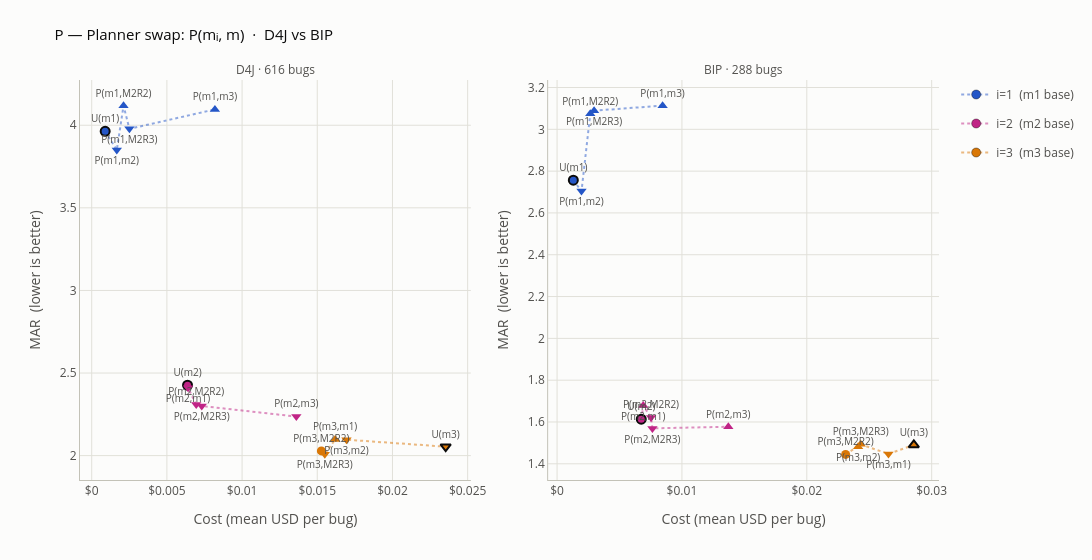
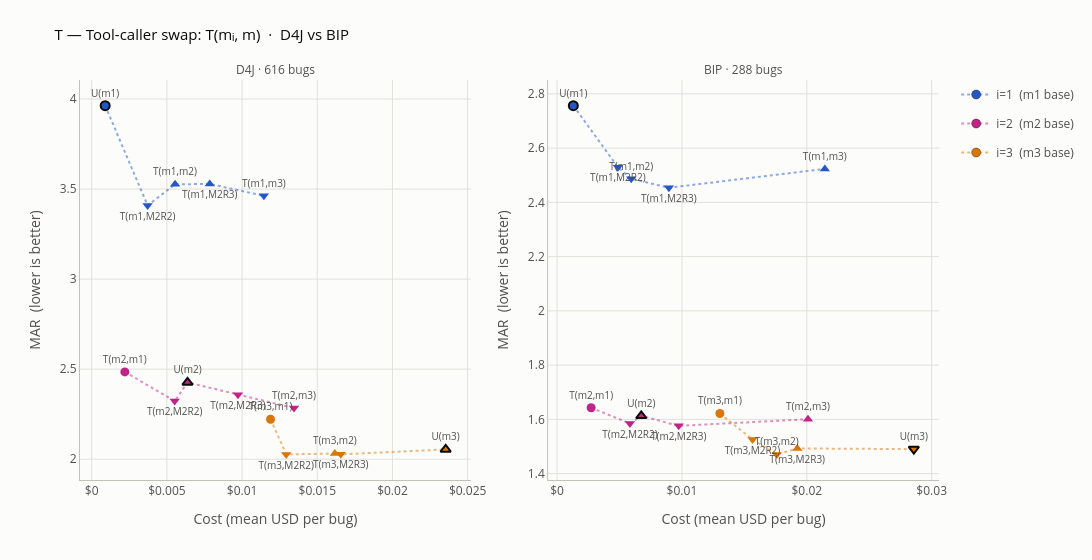
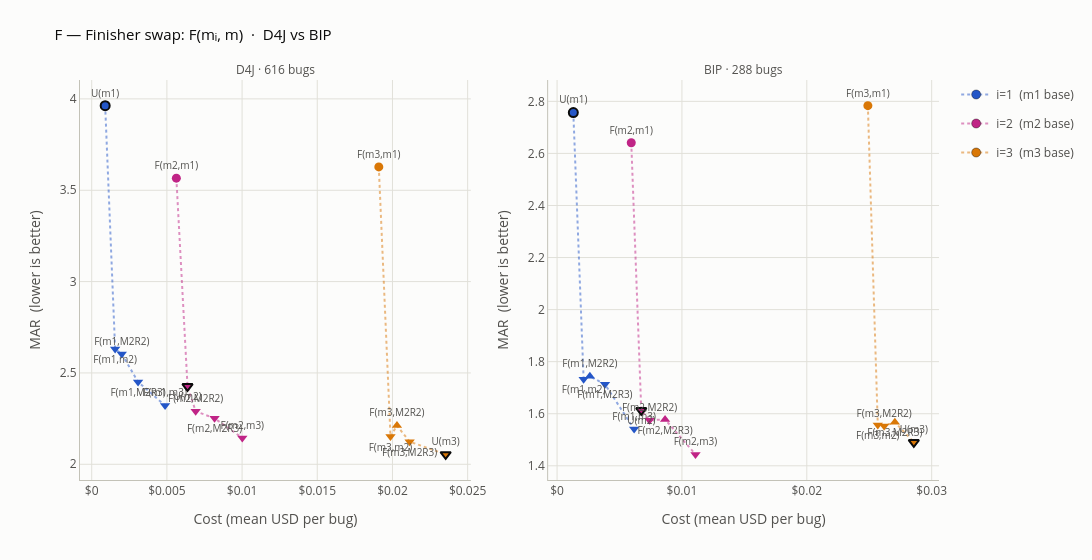

The code cell stored with these charts, in order, in its notebook:
### Markdown cell above
### Both benchmarks — per-phase view, side by side

The per-phase pairs from the side-by-side section, repeated here: one figure per swapped phase $X$, D4J left / BIP right, each series a background tier $i$.

### Code cell
for fig in side_by_side_per_phase():
    fig.show()

### Figure 1 — Plotly figure (JSON) as saved in the notebook; plotly's stock layout.template omitted (floating-point values rounded to 4 significant figures)
{"data": [{"customdata": [["M1R1-M1R1-M1R1", "U(m1)"], ["M2R1-M1R1-M1R1", "P(m1,m2)"], ["M2R2-M1R1-M1R1", "P(m1,M2R2)"], ["M2R3-M1R1-M1R1", "P(m1,M2R3)"], ["M3R1-M1R1-M1R1", "P(m1,m3)"]], "hovertemplate": "<b>%{customdata[1]}</b>  ·  %{customdata[0]}<br>MAR %{y:.3f}<br>Cost $%{x:.5f}/bug<extra>i=1  (m1 base)</extra>", "legendgroup": "i=1  (m1 base)", "line": {"color": "rgba(36,86,199,0.5)", "dash": "dot", "width": 2}, "marker": {"color": "#2456c7", "line": {"color": "#0b0b0b", "width": [2, 0, 0, 0, 0]}, "size": 9, "symbol": ["circle", "triangle-down", "triangle-up", "triangle-down", "triangle-up"]}, "mode": "lines+markers+text", "name": "i=1  (m1 base)", "showlegend": true, "text": ["U(m1)", "P(m1,m2)", "P(m1,M2R2)", "P(m1,M2R3)", "P(m1,m3)"], "textfont": {"color": "#52514e", "size": 10}, "textposition": ["top center", "bottom center", "top center", "bottom center", "top center"], "type": "scatter", "x": [0.0008955, 0.001669, 0.002117, 0.002506, 0.008193], "xaxis": "x", "y": [3.963, 3.85, 4.119, 3.978, 4.096], "yaxis": "y"}, {"customdata": [["M2R1-M2R1-M2R1", "U(m2)"], ["M1R1-M2R1-M2R1", "P(m2,m1)"], ["M2R2-M2R1-M2R1", "P(m2,M2R2)"], ["M2R3-M2R1-M2R1", "P(m2,M2R3)"], ["M3R1-M2R1-M2R1", "P(m2,m3)"]], "hovertemplate": "<b>%{customdata[1]}</b>  ·  %{customdata[0]}<br>MAR %{y:.3f}<br>Cost $%{x:.5f}/bug<extra>i=2  (m2 base)</extra>", "legendgroup": "i=2  (m2 base)", "line": {"color": "rgba(192,36,134,0.5)", "dash": "dot", "width": 2}, "marker": {"color": "#c02486", "line": {"color": "#0b0b0b", "width": [2, 0, 0, 0, 0]}, "size": 9, "symbol": ["circle", "triangle-down", "triangle-down", "triangle-down", "triangle-down"]}, "mode": "lines+markers+text", "name": "i=2  (m2 base)", "showlegend": true, "text": ["U(m2)", "P(m2,m1)", "P(m2,M2R2)", "P(m2,M2R3)", "P(m2,m3)"], "textfont": {"color": "#52514e", "size": 10}, "textposition": ["top center", "bottom center", "top center", "bottom center", "top center"], "type": "scatter", "x": [0.006372, 0.006408, 0.00695, 0.007318, 0.01361], "xaxis": "x", "y": [2.426, 2.41, 2.309, 2.3, 2.236], "yaxis": "y"}, {"customdata": [["M2R2-M3R1-M3R1", "P(m3,M2R2)"], ["M2R3-M3R1-M3R1", "P(m3,M2R3)"], ["M1R1-M3R1-M3R1", "P(m3,m1)"], ["M2R1-M3R1-M3R1", "P(m3,m2)"], ["M3R1-M3R1-M3R1", "U(m3)"]], "hovertemplate": "<b>%{customdata[1]}</b>  ·  %{customdata[0]}<br>MAR %{y:.3f}<br>Cost $%{x:.5f}/bug<extra>i=3  (m3 base)</extra>", "legendgroup": "i=3  (m3 base)", "line": {"color": "rgba(217,119,6,0.5)", "dash": "dot", "width": 2}, "marker": {"color": "#d97706", "line": {"color": "#0b0b0b", "width": [0, 0, 0, 0, 2]}, "size": 9, "symbol": ["circle", "triangle-down", "triangle-up", "triangle-down", "triangle-down"]}, "mode": "lines+markers+text", "name": "i=3  (m3 base)", "showlegend": true, "text": ["P(m3,M2R2)", "P(m3,M2R3)", "P(m3,m1)", "P(m3,m2)", "U(m3)"], "textfont": {"color": "#52514e", "size": 10}, "textposition": ["top center", "bottom center", "top center", "bottom center", "top center"], "type": "scatter", "x": [0.01527, 0.0155, 0.01619, 0.01694, 0.02354], "xaxis": "x", "y": [2.029, 2.008, 2.098, 2.096, 2.054], "yaxis": "y"}, {"customdata": [["M1R1-M1R1-M1R1", "U(m1)"], ["M2R1-M1R1-M1R1", "P(m1,m2)"], ["M2R2-M1R1-M1R1", "P(m1,M2R2)"], ["M2R3-M1R1-M1R1", "P(m1,M2R3)"], ["M3R1-M1R1-M1R1", "P(m1,m3)"]], "hovertemplate": "<b>%{customdata[1]}</b>  ·  %{customdata[0]}<br>MAR %{y:.3f}<br>Cost $%{x:.5f}/bug<extra>i=1  (m1 base)</extra>", "legendgroup": "i=1  (m1 base)", "line": {"color": "rgba(36,86,199,0.5)", "dash": "dot", "width": 2}, "marker": {"color": "#2456c7", "line": {"color": "#0b0b0b", "width": [2, 0, 0, 0, 0]}, "size": 9, "symbol": ["circle", "triangle-down", "triangle-up", "triangle-up", "triangle-up"]}, "mode": "lines+markers+text", "name": "i=1  (m1 base)", "showlegend": false, "text": ["U(m1)", "P(m1,m2)", "P(m1,M2R2)", "P(m1,M2R3)", "P(m1,m3)"], "textfont": {"color": "#52514e", "size": 10}, "textposition": ["top center", "bottom center", "top center", "bottom center", "top center"], "type": "scatter", "x": [0.001302, 0.001957, 0.002659, 0.002965, 0.008452], "xaxis": "x2", "y": [2.757, 2.704, 3.074, 3.089, 3.113], "yaxis": "y2"}, {"customdata": [["M2R1-M2R1-M2R1", "U(m2)"], ["M1R1-M2R1-M2R1", "P(m2,m1)"], ["M2R2-M2R1-M2R1", "P(m2,M2R2)"], ["M2R3-M2R1-M2R1", "P(m2,M2R3)"], ["M3R1-M2R1-M2R1", "P(m2,m3)"]], "hovertemplate": "<b>%{customdata[1]}</b>  ·  %{customdata[0]}<br>MAR %{y:.3f}<br>Cost $%{x:.5f}/bug<extra>i=2  (m2 base)</extra>", "legendgroup": "i=2  (m2 base)", "line": {"color": "rgba(192,36,134,0.5)", "dash": "dot", "width": 2}, "marker": {"color": "#c02486", "line": {"color": "#0b0b0b", "width": [2, 0, 0, 0, 0]}, "size": 9, "symbol": ["circle", "triangle-up", "triangle-down", "triangle-down", "triangle-up"]}, "mode": "lines+markers+text", "name": "i=2  (m2 base)", "showlegend": false, "text": ["U(m2)", "P(m2,m1)", "P(m2,M2R2)", "P(m2,M2R3)", "P(m2,m3)"], "textfont": {"color": "#52514e", "size": 10}, "textposition": ["top center", "bottom center", "top center", "bottom center", "top center"], "type": "scatter", "x": [0.006743, 0.006902, 0.007525, 0.007636, 0.01371], "xaxis": "x2", "y": [1.613, 1.679, 1.622, 1.569, 1.577], "yaxis": "y2"}, {"customdata": [["M2R2-M3R1-M3R1", "P(m3,M2R2)"], ["M2R1-M3R1-M3R1", "P(m3,m2)"], ["M2R3-M3R1-M3R1", "P(m3,M2R3)"], ["M1R1-M3R1-M3R1", "P(m3,m1)"], ["M3R1-M3R1-M3R1", "U(m3)"]], "hovertemplate": "<b>%{customdata[1]}</b>  ·  %{customdata[0]}<br>MAR %{y:.3f}<br>Cost $%{x:.5f}/bug<extra>i=3  (m3 base)</extra>", "legendgroup": "i=3  (m3 base)", "line": {"color": "rgba(217,119,6,0.5)", "dash": "dot", "width": 2}, "marker": {"color": "#d97706", "line": {"color": "#0b0b0b", "width": [0, 0, 0, 0, 2]}, "size": 9, "symbol": ["circle", "triangle-up", "triangle-up", "triangle-down", "triangle-up"]}, "mode": "lines+markers+text", "name": "i=3  (m3 base)", "showlegend": false, "text": ["P(m3,M2R2)", "P(m3,m2)", "P(m3,M2R3)", "P(m3,m1)", "U(m3)"], "textfont": {"color": "#52514e", "size": 10}, "textposition": ["top center", "bottom center", "top center", "bottom center", "top center"], "type": "scatter", "x": [0.02311, 0.02411, 0.02432, 0.02654, 0.02857], "xaxis": "x2", "y": [1.445, 1.482, 1.493, 1.447, 1.49], "yaxis": "y2"}], "layout": {"annotations": [{"font": {"color": "#52514e", "size": 12}, "showarrow": false, "text": "D4J · 616 bugs", "x": 0.2275, "xanchor": "center", "xref": "paper", "y": 1.0, "yanchor": "bottom", "yref": "paper"}, {"font": {"color": "#52514e", "size": 12}, "showarrow": false, "text": "BIP · 288 bugs", "x": 0.7725, "xanchor": "center", "xref": "paper", "y": 1.0, "yanchor": "bottom", "yref": "paper"}], "font": {"color": "#52514e", "size": 12}, "height": 560, "legend": {"bgcolor": "rgba(252,252,251,0.9)"}, "margin": {"r": 30, "t": 80}, "paper_bgcolor": "#fcfcfb", "plot_bgcolor": "#fcfcfb", "title": {"font": {"color": "#0b0b0b", "size": 15}, "text": "P — Planner swap: P(mᵢ, m)  ·  D4J vs BIP"}, "width": 1500, "xaxis": {"anchor": "y", "domain": [0.0, 0.455], "gridcolor": "#e1e0d9", "linecolor": "#c3c2b7", "tickprefix": "$", "title": {"text": "Cost (mean USD per bug)"}, "zeroline": false}, "xaxis2": {"anchor": "y2", "domain": [0.545, 1.0], "gridcolor": "#e1e0d9", "linecolor": "#c3c2b7", "tickprefix": "$", "title": {"text": "Cost (mean USD per bug)"}, "zeroline": false}, "yaxis": {"anchor": "x", "domain": [0.0, 1.0], "gridcolor": "#e1e0d9", "linecolor": "#c3c2b7", "title": {"text": "MAR  (lower is better)"}, "zeroline": false}, "yaxis2": {"anchor": "x2", "domain": [0.0, 1.0], "gridcolor": "#e1e0d9", "linecolor": "#c3c2b7", "title": {"text": "MAR  (lower is better)"}, "zeroline": false}}}

### Figure 2 — Plotly figure (JSON) as saved in the notebook; plotly's stock layout.template omitted (floating-point values rounded to 4 significant figures)
{"data": [{"customdata": [["M1R1-M1R1-M1R1", "U(m1)"], ["M1R1-M2R2-M1R1", "T(m1,M2R2)"], ["M1R1-M2R1-M1R1", "T(m1,m2)"], ["M1R1-M2R3-M1R1", "T(m1,M2R3)"], ["M1R1-M3R1-M1R1", "T(m1,m3)"]], "hovertemplate": "<b>%{customdata[1]}</b>  ·  %{customdata[0]}<br>MAR %{y:.3f}<br>Cost $%{x:.5f}/bug<extra>i=1  (m1 base)</extra>", "legendgroup": "i=1  (m1 base)", "line": {"color": "rgba(36,86,199,0.5)", "dash": "dot", "width": 2}, "marker": {"color": "#2456c7", "line": {"color": "#0b0b0b", "width": [2, 0, 0, 0, 0]}, "size": 9, "symbol": ["circle", "triangle-down", "triangle-up", "triangle-up", "triangle-down"]}, "mode": "lines+markers+text", "name": "i=1  (m1 base)", "showlegend": true, "text": ["U(m1)", "T(m1,M2R2)", "T(m1,m2)", "T(m1,M2R3)", "T(m1,m3)"], "textfont": {"color": "#52514e", "size": 10}, "textposition": ["top center", "bottom center", "top center", "bottom center", "top center"], "type": "scatter", "x": [0.0008955, 0.003716, 0.005544, 0.007849, 0.01145], "xaxis": "x", "y": [3.963, 3.409, 3.526, 3.529, 3.462], "yaxis": "y"}, {"customdata": [["M2R1-M1R1-M2R1", "T(m2,m1)"], ["M2R1-M2R2-M2R1", "T(m2,M2R2)"], ["M2R1-M2R1-M2R1", "U(m2)"], ["M2R1-M2R3-M2R1", "T(m2,M2R3)"], ["M2R1-M3R1-M2R1", "T(m2,m3)"]], "hovertemplate": "<b>%{customdata[1]}</b>  ·  %{customdata[0]}<br>MAR %{y:.3f}<br>Cost $%{x:.5f}/bug<extra>i=2  (m2 base)</extra>", "legendgroup": "i=2  (m2 base)", "line": {"color": "rgba(192,36,134,0.5)", "dash": "dot", "width": 2}, "marker": {"color": "#c02486", "line": {"color": "#0b0b0b", "width": [0, 0, 2, 0, 0]}, "size": 9, "symbol": ["circle", "triangle-down", "triangle-up", "triangle-down", "triangle-down"]}, "mode": "lines+markers+text", "name": "i=2  (m2 base)", "showlegend": true, "text": ["T(m2,m1)", "T(m2,M2R2)", "U(m2)", "T(m2,M2R3)", "T(m2,m3)"], "textfont": {"color": "#52514e", "size": 10}, "textposition": ["top center", "bottom center", "top center", "bottom center", "top center"], "type": "scatter", "x": [0.002204, 0.005517, 0.006372, 0.009724, 0.01345], "xaxis": "x", "y": [2.485, 2.323, 2.426, 2.358, 2.284], "yaxis": "y"}, {"customdata": [["M3R1-M1R1-M3R1", "T(m3,m1)"], ["M3R1-M2R2-M3R1", "T(m3,M2R2)"], ["M3R1-M2R1-M3R1", "T(m3,m2)"], ["M3R1-M2R3-M3R1", "T(m3,M2R3)"], ["M3R1-M3R1-M3R1", "U(m3)"]], "hovertemplate": "<b>%{customdata[1]}</b>  ·  %{customdata[0]}<br>MAR %{y:.3f}<br>Cost $%{x:.5f}/bug<extra>i=3  (m3 base)</extra>", "legendgroup": "i=3  (m3 base)", "line": {"color": "rgba(217,119,6,0.5)", "dash": "dot", "width": 2}, "marker": {"color": "#d97706", "line": {"color": "#0b0b0b", "width": [0, 0, 0, 0, 2]}, "size": 9, "symbol": ["circle", "triangle-down", "triangle-up", "triangle-down", "triangle-up"]}, "mode": "lines+markers+text", "name": "i=3  (m3 base)", "showlegend": true, "text": ["T(m3,m1)", "T(m3,M2R2)", "T(m3,m2)", "T(m3,M2R3)", "U(m3)"], "textfont": {"color": "#52514e", "size": 10}, "textposition": ["top center", "bottom center", "top center", "bottom center", "top center"], "type": "scatter", "x": [0.01189, 0.01293, 0.01617, 0.01657, 0.02354], "xaxis": "x", "y": [2.222, 2.027, 2.031, 2.027, 2.054], "yaxis": "y"}, {"customdata": [["M1R1-M1R1-M1R1", "U(m1)"], ["M1R1-M2R2-M1R1", "T(m1,M2R2)"], ["M1R1-M2R1-M1R1", "T(m1,m2)"], ["M1R1-M2R3-M1R1", "T(m1,M2R3)"], ["M1R1-M3R1-M1R1", "T(m1,m3)"]], "hovertemplate": "<b>%{customdata[1]}</b>  ·  %{customdata[0]}<br>MAR %{y:.3f}<br>Cost $%{x:.5f}/bug<extra>i=1  (m1 base)</extra>", "legendgroup": "i=1  (m1 base)", "line": {"color": "rgba(36,86,199,0.5)", "dash": "dot", "width": 2}, "marker": {"color": "#2456c7", "line": {"color": "#0b0b0b", "width": [2, 0, 0, 0, 0]}, "size": 9, "symbol": ["circle", "triangle-down", "triangle-down", "triangle-down", "triangle-up"]}, "mode": "lines+markers+text", "name": "i=1  (m1 base)", "showlegend": false, "text": ["U(m1)", "T(m1,M2R2)", "T(m1,m2)", "T(m1,M2R3)", "T(m1,m3)"], "textfont": {"color": "#52514e", "size": 10}, "textposition": ["top center", "bottom center", "top center", "bottom center", "top center"], "type": "scatter", "x": [0.001302, 0.004872, 0.00594, 0.008954, 0.02145], "xaxis": "x2", "y": [2.757, 2.53, 2.487, 2.454, 2.523], "yaxis": "y2"}, {"customdata": [["M2R1-M1R1-M2R1", "T(m2,m1)"], ["M2R1-M2R2-M2R1", "T(m2,M2R2)"], ["M2R1-M2R1-M2R1", "U(m2)"], ["M2R1-M2R3-M2R1", "T(m2,M2R3)"], ["M2R1-M3R1-M2R1", "T(m2,m3)"]], "hovertemplate": "<b>%{customdata[1]}</b>  ·  %{customdata[0]}<br>MAR %{y:.3f}<br>Cost $%{x:.5f}/bug<extra>i=2  (m2 base)</extra>", "legendgroup": "i=2  (m2 base)", "line": {"color": "rgba(192,36,134,0.5)", "dash": "dot", "width": 2}, "marker": {"color": "#c02486", "line": {"color": "#0b0b0b", "width": [0, 0, 2, 0, 0]}, "size": 9, "symbol": ["circle", "triangle-down", "triangle-up", "triangle-down", "triangle-up"]}, "mode": "lines+markers+text", "name": "i=2  (m2 base)", "showlegend": false, "text": ["T(m2,m1)", "T(m2,M2R2)", "U(m2)", "T(m2,M2R3)", "T(m2,m3)"], "textfont": {"color": "#52514e", "size": 10}, "textposition": ["top center", "bottom center", "top center", "bottom center", "top center"], "type": "scatter", "x": [0.002728, 0.005836, 0.006743, 0.00974, 0.02009], "xaxis": "x2", "y": [1.643, 1.585, 1.613, 1.576, 1.601], "yaxis": "y2"}, {"customdata": [["M3R1-M1R1-M3R1", "T(m3,m1)"], ["M3R1-M2R2-M3R1", "T(m3,M2R2)"], ["M3R1-M2R1-M3R1", "T(m3,m2)"], ["M3R1-M2R3-M3R1", "T(m3,M2R3)"], ["M3R1-M3R1-M3R1", "U(m3)"]], "hovertemplate": "<b>%{customdata[1]}</b>  ·  %{customdata[0]}<br>MAR %{y:.3f}<br>Cost $%{x:.5f}/bug<extra>i=3  (m3 base)</extra>", "legendgroup": "i=3  (m3 base)", "line": {"color": "rgba(217,119,6,0.5)", "dash": "dot", "width": 2}, "marker": {"color": "#d97706", "line": {"color": "#0b0b0b", "width": [0, 0, 0, 0, 2]}, "size": 9, "symbol": ["circle", "triangle-down", "triangle-down", "triangle-up", "triangle-down"]}, "mode": "lines+markers+text", "name": "i=3  (m3 base)", "showlegend": false, "text": ["T(m3,m1)", "T(m3,M2R2)", "T(m3,m2)", "T(m3,M2R3)", "U(m3)"], "textfont": {"color": "#52514e", "size": 10}, "textposition": ["top center", "bottom center", "top center", "bottom center", "top center"], "type": "scatter", "x": [0.01304, 0.01565, 0.01759, 0.01924, 0.02857], "xaxis": "x2", "y": [1.622, 1.526, 1.471, 1.493, 1.49], "yaxis": "y2"}], "layout": {"annotations": [{"font": {"color": "#52514e", "size": 12}, "showarrow": false, "text": "D4J · 616 bugs", "x": 0.2275, "xanchor": "center", "xref": "paper", "y": 1.0, "yanchor": "bottom", "yref": "paper"}, {"font": {"color": "#52514e", "size": 12}, "showarrow": false, "text": "BIP · 288 bugs", "x": 0.7725, "xanchor": "center", "xref": "paper", "y": 1.0, "yanchor": "bottom", "yref": "paper"}], "font": {"color": "#52514e", "size": 12}, "height": 560, "legend": {"bgcolor": "rgba(252,252,251,0.9)"}, "margin": {"r": 30, "t": 80}, "paper_bgcolor": "#fcfcfb", "plot_bgcolor": "#fcfcfb", "title": {"font": {"color": "#0b0b0b", "size": 15}, "text": "T — Tool-caller swap: T(mᵢ, m)  ·  D4J vs BIP"}, "width": 1500, "xaxis": {"anchor": "y", "domain": [0.0, 0.455], "gridcolor": "#e1e0d9", "linecolor": "#c3c2b7", "tickprefix": "$", "title": {"text": "Cost (mean USD per bug)"}, "zeroline": false}, "xaxis2": {"anchor": "y2", "domain": [0.545, 1.0], "gridcolor": "#e1e0d9", "linecolor": "#c3c2b7", "tickprefix": "$", "title": {"text": "Cost (mean USD per bug)"}, "zeroline": false}, "yaxis": {"anchor": "x", "domain": [0.0, 1.0], "gridcolor": "#e1e0d9", "linecolor": "#c3c2b7", "title": {"text": "MAR  (lower is better)"}, "zeroline": false}, "yaxis2": {"anchor": "x2", "domain": [0.0, 1.0], "gridcolor": "#e1e0d9", "linecolor": "#c3c2b7", "title": {"text": "MAR  (lower is better)"}, "zeroline": false}}}

### Figure 3 — Plotly figure (JSON) as saved in the notebook; plotly's stock layout.template omitted (floating-point values rounded to 4 significant figures)
{"data": [{"customdata": [["M1R1-M1R1-M1R1", "U(m1)"], ["M1R1-M1R1-M2R1", "F(m1,m2)"], ["M1R1-M1R1-M2R2", "F(m1,M2R2)"], ["M1R1-M1R1-M2R3", "F(m1,M2R3)"], ["M1R1-M1R1-M3R1", "F(m1,m3)"]], "hovertemplate": "<b>%{customdata[1]}</b>  ·  %{customdata[0]}<br>MAR %{y:.3f}<br>Cost $%{x:.5f}/bug<extra>i=1  (m1 base)</extra>", "legendgroup": "i=1  (m1 base)", "line": {"color": "rgba(36,86,199,0.5)", "dash": "dot", "width": 2}, "marker": {"color": "#2456c7", "line": {"color": "#0b0b0b", "width": [2, 0, 0, 0, 0]}, "size": 9, "symbol": ["circle", "triangle-down", "triangle-down", "triangle-down", "triangle-down"]}, "mode": "lines+markers+text", "name": "i=1  (m1 base)", "showlegend": true, "text": ["U(m1)", "F(m1,m2)", "F(m1,M2R2)", "F(m1,M2R3)", "F(m1,m3)"], "textfont": {"color": "#52514e", "size": 10}, "textposition": ["top center", "bottom center", "top center", "bottom center", "top center"], "type": "scatter", "x": [0.0008955, 0.001558, 0.001998, 0.003083, 0.004879], "xaxis": "x", "y": [3.963, 2.631, 2.604, 2.451, 2.322], "yaxis": "y"}, {"customdata": [["M2R1-M2R1-M1R1", "F(m2,m1)"], ["M2R1-M2R1-M2R1", "U(m2)"], ["M2R1-M2R1-M2R2", "F(m2,M2R2)"], ["M2R1-M2R1-M2R3", "F(m2,M2R3)"], ["M2R1-M2R1-M3R1", "F(m2,m3)"]], "hovertemplate": "<b>%{customdata[1]}</b>  ·  %{customdata[0]}<br>MAR %{y:.3f}<br>Cost $%{x:.5f}/bug<extra>i=2  (m2 base)</extra>", "legendgroup": "i=2  (m2 base)", "line": {"color": "rgba(192,36,134,0.5)", "dash": "dot", "width": 2}, "marker": {"color": "#c02486", "line": {"color": "#0b0b0b", "width": [0, 2, 0, 0, 0]}, "size": 9, "symbol": ["circle", "triangle-down", "triangle-down", "triangle-down", "triangle-down"]}, "mode": "lines+markers+text", "name": "i=2  (m2 base)", "showlegend": true, "text": ["F(m2,m1)", "U(m2)", "F(m2,M2R2)", "F(m2,M2R3)", "F(m2,m3)"], "textfont": {"color": "#52514e", "size": 10}, "textposition": ["top center", "bottom center", "top center", "bottom center", "top center"], "type": "scatter", "x": [0.005629, 0.006372, 0.006913, 0.008171, 0.01001], "xaxis": "x", "y": [3.566, 2.426, 2.29, 2.251, 2.145], "yaxis": "y"}, {"customdata": [["M3R1-M3R1-M1R1", "F(m3,m1)"], ["M3R1-M3R1-M2R1", "F(m3,m2)"], ["M3R1-M3R1-M2R2", "F(m3,M2R2)"], ["M3R1-M3R1-M2R3", "F(m3,M2R3)"], ["M3R1-M3R1-M3R1", "U(m3)"]], "hovertemplate": "<b>%{customdata[1]}</b>  ·  %{customdata[0]}<br>MAR %{y:.3f}<br>Cost $%{x:.5f}/bug<extra>i=3  (m3 base)</extra>", "legendgroup": "i=3  (m3 base)", "line": {"color": "rgba(217,119,6,0.5)", "dash": "dot", "width": 2}, "marker": {"color": "#d97706", "line": {"color": "#0b0b0b", "width": [0, 0, 0, 0, 2]}, "size": 9, "symbol": ["circle", "triangle-down", "triangle-up", "triangle-down", "triangle-down"]}, "mode": "lines+markers+text", "name": "i=3  (m3 base)", "showlegend": true, "text": ["F(m3,m1)", "F(m3,m2)", "F(m3,M2R2)", "F(m3,M2R3)", "U(m3)"], "textfont": {"color": "#52514e", "size": 10}, "textposition": ["top center", "bottom center", "top center", "bottom center", "top center"], "type": "scatter", "x": [0.01909, 0.01987, 0.0203, 0.02114, 0.02354], "xaxis": "x", "y": [3.628, 2.152, 2.212, 2.124, 2.054], "yaxis": "y"}, {"customdata": [["M1R1-M1R1-M1R1", "U(m1)"], ["M1R1-M1R1-M2R1", "F(m1,m2)"], ["M1R1-M1R1-M2R2", "F(m1,M2R2)"], ["M1R1-M1R1-M2R3", "F(m1,M2R3)"], ["M1R1-M1R1-M3R1", "F(m1,m3)"]], "hovertemplate": "<b>%{customdata[1]}</b>  ·  %{customdata[0]}<br>MAR %{y:.3f}<br>Cost $%{x:.5f}/bug<extra>i=1  (m1 base)</extra>", "legendgroup": "i=1  (m1 base)", "line": {"color": "rgba(36,86,199,0.5)", "dash": "dot", "width": 2}, "marker": {"color": "#2456c7", "line": {"color": "#0b0b0b", "width": [2, 0, 0, 0, 0]}, "size": 9, "symbol": ["circle", "triangle-down", "triangle-up", "triangle-down", "triangle-down"]}, "mode": "lines+markers+text", "name": "i=1  (m1 base)", "showlegend": false, "text": ["U(m1)", "F(m1,m2)", "F(m1,M2R2)", "F(m1,M2R3)", "F(m1,m3)"], "textfont": {"color": "#52514e", "size": 10}, "textposition": ["top center", "bottom center", "top center", "bottom center", "top center"], "type": "scatter", "x": [0.001302, 0.002126, 0.002626, 0.003837, 0.006172], "xaxis": "x2", "y": [2.757, 1.732, 1.744, 1.713, 1.541], "yaxis": "y2"}, {"customdata": [["M2R1-M2R1-M1R1", "F(m2,m1)"], ["M2R1-M2R1-M2R1", "U(m2)"], ["M2R1-M2R1-M2R2", "F(m2,M2R2)"], ["M2R1-M2R1-M2R3", "F(m2,M2R3)"], ["M2R1-M2R1-M3R1", "F(m2,m3)"]], "hovertemplate": "<b>%{customdata[1]}</b>  ·  %{customdata[0]}<br>MAR %{y:.3f}<br>Cost $%{x:.5f}/bug<extra>i=2  (m2 base)</extra>", "legendgroup": "i=2  (m2 base)", "line": {"color": "rgba(192,36,134,0.5)", "dash": "dot", "width": 2}, "marker": {"color": "#c02486", "line": {"color": "#0b0b0b", "width": [0, 2, 0, 0, 0]}, "size": 9, "symbol": ["circle", "triangle-down", "triangle-down", "triangle-up", "triangle-down"]}, "mode": "lines+markers+text", "name": "i=2  (m2 base)", "showlegend": false, "text": ["F(m2,m1)", "U(m2)", "F(m2,M2R2)", "F(m2,M2R3)", "F(m2,m3)"], "textfont": {"color": "#52514e", "size": 10}, "textposition": ["top center", "bottom center", "top center", "bottom center", "top center"], "type": "scatter", "x": [0.005942, 0.006743, 0.007405, 0.008648, 0.01109], "xaxis": "x2", "y": [2.641, 1.613, 1.575, 1.578, 1.444], "yaxis": "y2"}, {"customdata": [["M3R1-M3R1-M1R1", "F(m3,m1)"], ["M3R1-M3R1-M2R1", "F(m3,m2)"], ["M3R1-M3R1-M2R2", "F(m3,M2R2)"], ["M3R1-M3R1-M2R3", "F(m3,M2R3)"], ["M3R1-M3R1-M3R1", "U(m3)"]], "hovertemplate": "<b>%{customdata[1]}</b>  ·  %{customdata[0]}<br>MAR %{y:.3f}<br>Cost $%{x:.5f}/bug<extra>i=3  (m3 base)</extra>", "legendgroup": "i=3  (m3 base)", "line": {"color": "rgba(217,119,6,0.5)", "dash": "dot", "width": 2}, "marker": {"color": "#d97706", "line": {"color": "#0b0b0b", "width": [0, 0, 0, 0, 2]}, "size": 9, "symbol": ["circle", "triangle-down", "triangle-down", "triangle-up", "triangle-down"]}, "mode": "lines+markers+text", "name": "i=3  (m3 base)", "showlegend": false, "text": ["F(m3,m1)", "F(m3,m2)", "F(m3,M2R2)", "F(m3,M2R3)", "U(m3)"], "textfont": {"color": "#52514e", "size": 10}, "textposition": ["top center", "bottom center", "top center", "bottom center", "top center"], "type": "scatter", "x": [0.02489, 0.02568, 0.02619, 0.02705, 0.02857], "xaxis": "x2", "y": [2.783, 1.557, 1.553, 1.568, 1.49], "yaxis": "y2"}], "layout": {"annotations": [{"font": {"color": "#52514e", "size": 12}, "showarrow": false, "text": "D4J · 616 bugs", "x": 0.2275, "xanchor": "center", "xref": "paper", "y": 1.0, "yanchor": "bottom", "yref": "paper"}, {"font": {"color": "#52514e", "size": 12}, "showarrow": false, "text": "BIP · 288 bugs", "x": 0.7725, "xanchor": "center", "xref": "paper", "y": 1.0, "yanchor": "bottom", "yref": "paper"}], "font": {"color": "#52514e", "size": 12}, "height": 560, "legend": {"bgcolor": "rgba(252,252,251,0.9)"}, "margin": {"r": 30, "t": 80}, "paper_bgcolor": "#fcfcfb", "plot_bgcolor": "#fcfcfb", "title": {"font": {"color": "#0b0b0b", "size": 15}, "text": "F — Finisher swap: F(mᵢ, m)  ·  D4J vs BIP"}, "width": 1500, "xaxis": {"anchor": "y", "domain": [0.0, 0.455], "gridcolor": "#e1e0d9", "linecolor": "#c3c2b7", "tickprefix": "$", "title": {"text": "Cost (mean USD per bug)"}, "zeroline": false}, "xaxis2": {"anchor": "y2", "domain": [0.545, 1.0], "gridcolor": "#e1e0d9", "linecolor": "#c3c2b7", "tickprefix": "$", "title": {"text": "Cost (mean USD per bug)"}, "zeroline": false}, "yaxis": {"anchor": "x", "domain": [0.0, 1.0], "gridcolor": "#e1e0d9", "linecolor": "#c3c2b7", "title": {"text": "MAR  (lower is better)"}, "zeroline": false}, "yaxis2": {"anchor": "x2", "domain": [0.0, 1.0], "gridcolor": "#e1e0d9", "linecolor": "#c3c2b7", "title": {"text": "MAR  (lower is better)"}, "zeroline": false}}}
